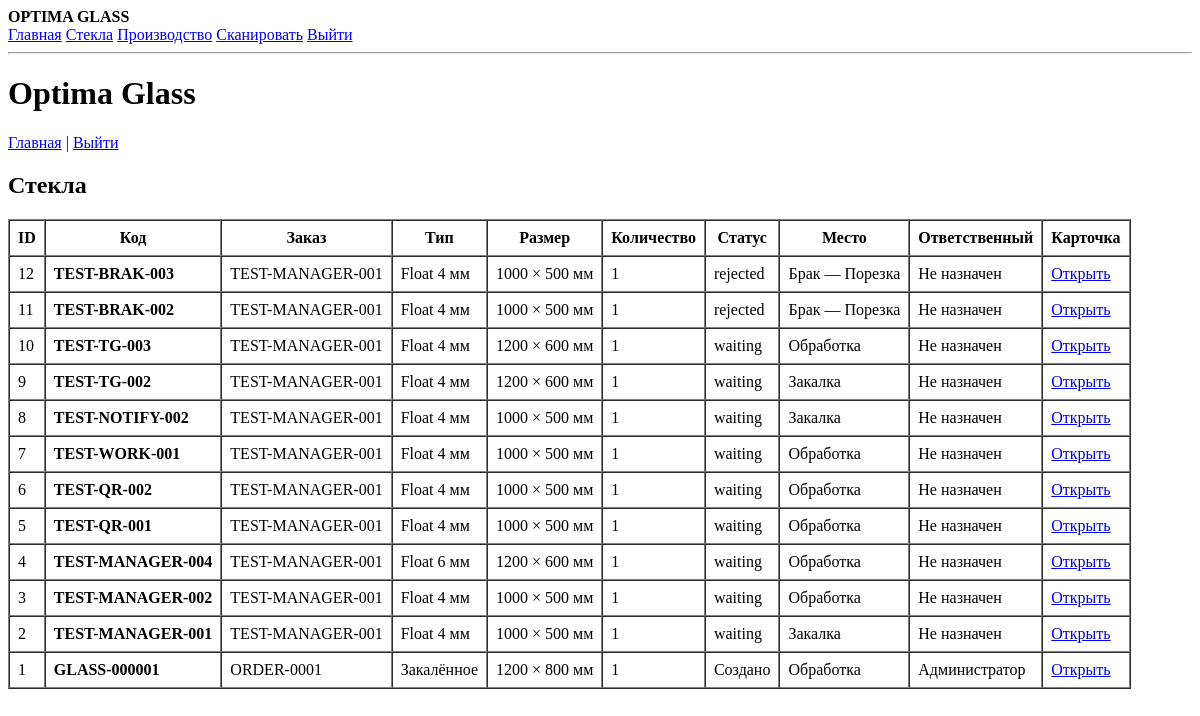
Before: /glasses.php (signed in) with the older database file.
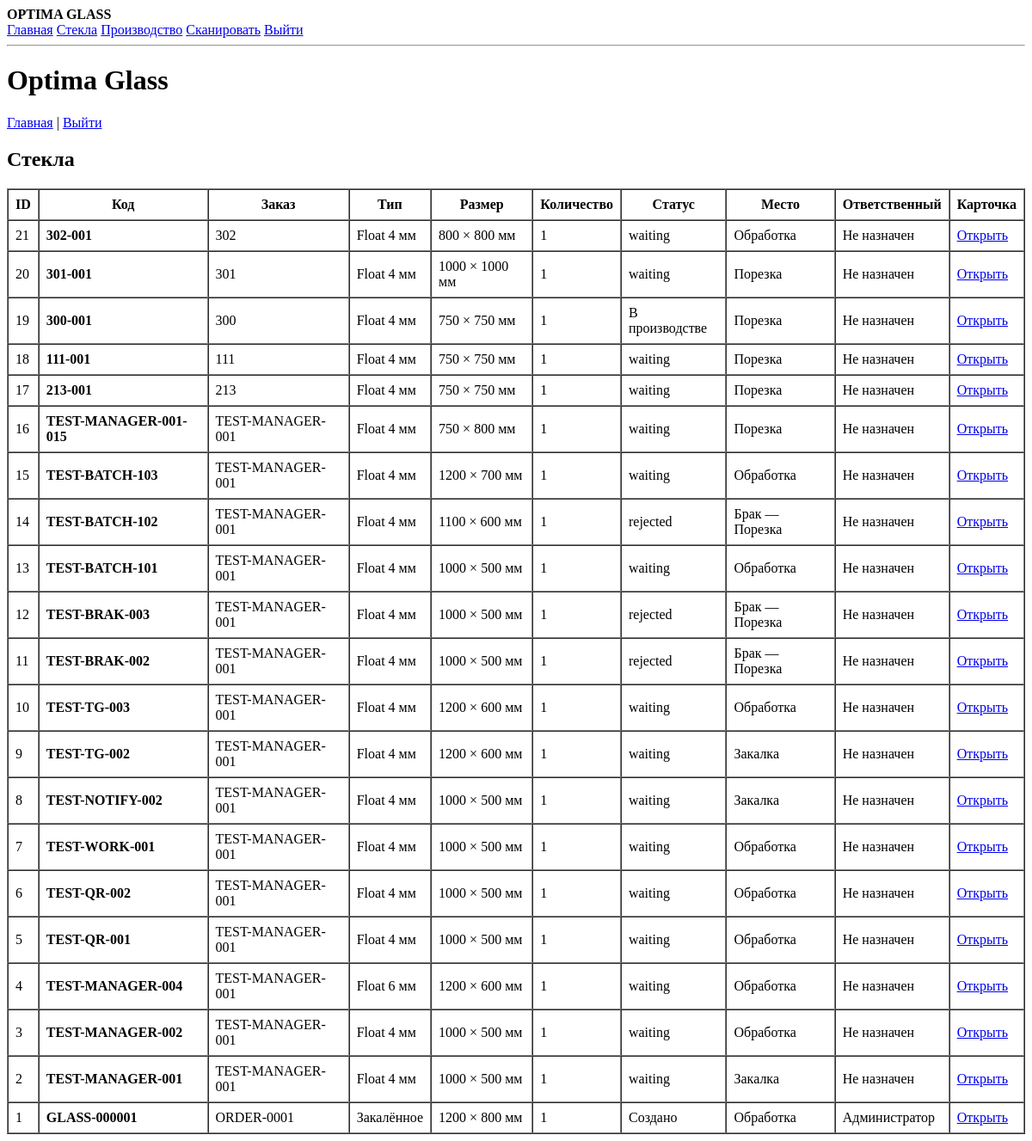
After: the same page with the newer database file.
### tables this page shows
CREATE TABLE glasses (
        id INTEGER PRIMARY KEY AUTOINCREMENT,
        code TEXT NOT NULL UNIQUE,
        order_number TEXT,
        glass_type TEXT,
        width INTEGER,
        height INTEGER,
        quantity INTEGER NOT NULL DEFAULT 1,
        status TEXT NOT NULL DEFAULT 'created',
        current_location TEXT,
        employee_id INTEGER,
        comment TEXT,
        created_at TEXT NOT NULL DEFAULT CURRENT_TIMESTAMP,
        updated_at TEXT NOT NULL DEFAULT CURRENT_TIMESTAMP, order_id INTEGER, order_item_id INTEGER, thickness REAL, route_id INTEGER, current_step_id INTEGER,
        FOREIGN KEY (employee_id) REFERENCES users(id)
    );

CREATE TABLE users (
        id INTEGER PRIMARY KEY AUTOINCREMENT,
        name TEXT NOT NULL,
        email TEXT NOT NULL UNIQUE,
        password TEXT NOT NULL,
        role TEXT NOT NULL DEFAULT 'employee',
        active INTEGER NOT NULL DEFAULT 1,
        created_at TEXT NOT NULL DEFAULT CURRENT_TIMESTAMP
    , stage_id INTEGER REFERENCES production_stages(id));

### public/glasses.php (the view, shortened to what this page needs)
<?php
require __DIR__ . '/../src/db.php';
$stmt = $db->query("
    SELECT
        g.id,
        g.code,
        g.order_number,
        g.glass_type,
        g.width,
        g.height,
        g.quantity,
        g.status,
        g.current_location,
        g.created_at,
        u.name AS employee_name
    FROM glasses g
    LEFT JOIN users u ON u.id = g.employee_id
    ORDER BY g.id DESC
");
$glasses = $stmt->fetchAll();
function statusLabel(string $status): string
{
    return match ($status) {
        'created' => 'Создано',
        'production' => 'В производстве',
        'ready' => 'Готово',
        'warehouse' => 'На складе',
        'delivery' => 'Доставляется',
        'installed' => 'Установлено',
        'cancelled' => 'Отменено',
        default => $status,
    };
}
?>
<!DOCTYPE html>
<html lang="ru">
<head>
</head>
<body>
    <?php require __DIR__ . '/../src/partials/header.php'; ?>
    <h1>Optima Glass</h1>
    <p>
        <a href="/">Главная</a> |
        <a href="/logout.php">Выйти</a>
    </p>
    <h2>Стекла</h2>
    <?php if (!$glasses): ?>
        <p>Стекол пока нет.</p>
    <?php else: ?>
        <table border="1" cellpadding="8" cellspacing="0">
            <thead>
                <tr>
                    <th>ID</th>
                    <th>Код</th>
                    <th>Заказ</th>
                    <th>Тип</th>
                    <th>Размер</th>
                    <th>Количество</th>
                    <th>Статус</th>
                    <th>Место</th>
                    <th>Ответственный</th>
                    <th>Карточка</th>
                </tr>
            </thead>
            <tbody>
                <?php foreach ($glasses as $glass): ?>
                    <tr>
                        <td><?= (int) $glass['id'] ?></td>
                        <td>
                            <strong>
                                <?= htmlspecialchars($glass['code'], ENT_QUOTES, 'UTF-8') ?>
                            </strong>
                        </td>
                        <td>
                            <?= htmlspecialchars($glass['order_number'] ?? '', ENT_QUOTES, 'UTF-8') ?>
                        </td>
                        <td>
                            <?= htmlspecialchars($glass['glass_type'] ?? '', ENT_QUOTES, 'UTF-8') ?>
                        </td>
                        <td>
                            <?= (int) $glass['width'] ?> × <?= (int) $glass['height'] ?> мм
                        </td>
                        <td>
                            <?= (int) $glass['quantity'] ?>
                        </td>
                        <td>
                            <?= htmlspecialchars(statusLabel($glass['status']), ENT_QUOTES, 'UTF-8') ?>
                        </td>
                        <td>
                            <?= htmlspecialchars($glass['current_location'] ?? '', ENT_QUOTES, 'UTF-8') ?>
                        </td>
                        <td>
                            <?= htmlspecialchars($glass['employee_name'] ?? 'Не назначен', ENT_QUOTES, 'UTF-8') ?>
                        </td>
                        <td>
                            <a href="/glass.php?code=<?= urlencode($glass['code']) ?>">
                                Открыть
                            </a>
                        </td>
                    </tr>
                <?php endforeach; ?>
            </tbody>
        </table>
    <?php endif; ?>
</body>
</html>

Changed rows visible on the page:
added glasses: id "21", code "302-001", order_number "302", glass_type "Float 4 мм", width "800", height "800", quantity "1", status "waiting", current_location "Обработка", employee_name "Не назначен"
added glasses: id "20", code "301-001", order_number "301", glass_type "Float 4 мм", width "1000", height "1000", quantity "1", status "waiting", current_location "Порезка", employee_name "Не назначен"
added glasses: id "19", code "300-001", order_number "300", glass_type "Float 4 мм", width "750", height "750", quantity "1", status "В производстве", current_location "Порезка", employee_name "Не назначен"
added glasses: id "18", code "111-001", order_number "111", glass_type "Float 4 мм", width "750", height "750", quantity "1", status "waiting", current_location "Порезка", employee_name "Не назначен"
added glasses: id "17", code "213-001", order_number "213", glass_type "Float 4 мм", width "750", height "750", quantity "1", status "waiting", current_location "Порезка", employee_name "Не назначен"
added glasses: id "16", code "TEST-MANAGER-001-015", order_number "TEST-MANAGER-001", glass_type "Float 4 мм", width "750", height "800", quantity "1", status "waiting", current_location "Порезка", employee_name "Не назначен"
added glasses: id "15", code "TEST-BATCH-103", order_number "TEST-MANAGER-001", glass_type "Float 4 мм", width "1200", height "700", quantity "1", status "waiting", current_location "Обработка", employee_name "Не назначен"
added glasses: id "14", code "TEST-BATCH-102", order_number "TEST-MANAGER-001", glass_type "Float 4 мм", width "1100", height "600", quantity "1", status "rejected", current_location "Брак — Порезка", employee_name "Не назначен"
added glasses: id "13", code "TEST-BATCH-101", order_number "TEST-MANAGER-001", glass_type "Float 4 мм", width "1000", height "500", quantity "1", status "waiting", current_location "Обработка", employee_name "Не назначен"
